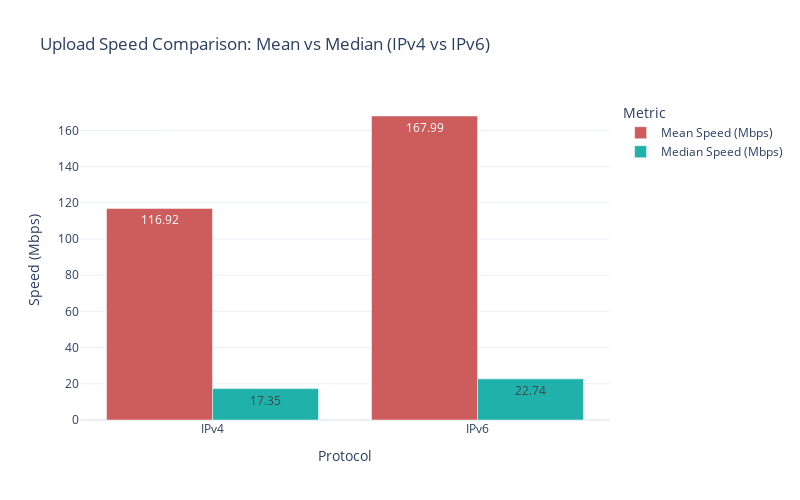

Write notebook code for a chart like this one.
### Markdown cell above
#### Bar Chart: Mean and Median Upload Speeds

### Code cell
fig1 = go.Figure()
fig1.add_trace(go.Bar(
    x=upload_stats_df['Protocol'],
    y=upload_stats_df['Mean Speed (Mbps)'],
    name='Mean Speed (Mbps)',
    marker_color='indianred',
    text=upload_stats_df['Mean Speed (Mbps)'].round(2),
    textposition='auto'
))
fig1.add_trace(go.Bar(
    x=upload_stats_df['Protocol'],
    y=upload_stats_df['Median Speed (Mbps)'],
    name='Median Speed (Mbps)',
    marker_color='lightseagreen',
    text=upload_stats_df['Median Speed (Mbps)'].round(2),
    textposition='auto'
))

fig1.update_layout(
    title='Upload Speed Comparison: Mean vs Median (IPv4 vs IPv6)',
    xaxis_title='Protocol',
    yaxis_title='Speed (Mbps)',
    barmode='group',
    height=500,
    width=800,
    legend_title='Metric',
    template='plotly_white'
)
# fig1.write_html("../reports/viz/upload_performance/upload_speed_comparison.html")

### Figure 1 — Plotly figure (JSON) as saved in the notebook; plotly's stock layout.template omitted (floating-point values rounded to 4 significant figures)
{"data": [{"marker": {"color": "indianred"}, "name": "Mean Speed (Mbps)", "text": [116.9, 168.0], "textposition": "auto", "type": "bar", "x": ["IPv4", "IPv6"], "y": [116.9, 168.0]}, {"marker": {"color": "lightseagreen"}, "name": "Median Speed (Mbps)", "text": [17.35, 22.74], "textposition": "auto", "type": "bar", "x": ["IPv4", "IPv6"], "y": [17.35, 22.74]}], "layout": {"barmode": "group", "height": 500, "legend": {"title": {"text": "Metric"}}, "title": {"text": "Upload Speed Comparison: Mean vs Median (IPv4 vs IPv6)"}, "width": 800, "xaxis": {"title": {"text": "Protocol"}}, "yaxis": {"title": {"text": "Speed (Mbps)"}}}}
